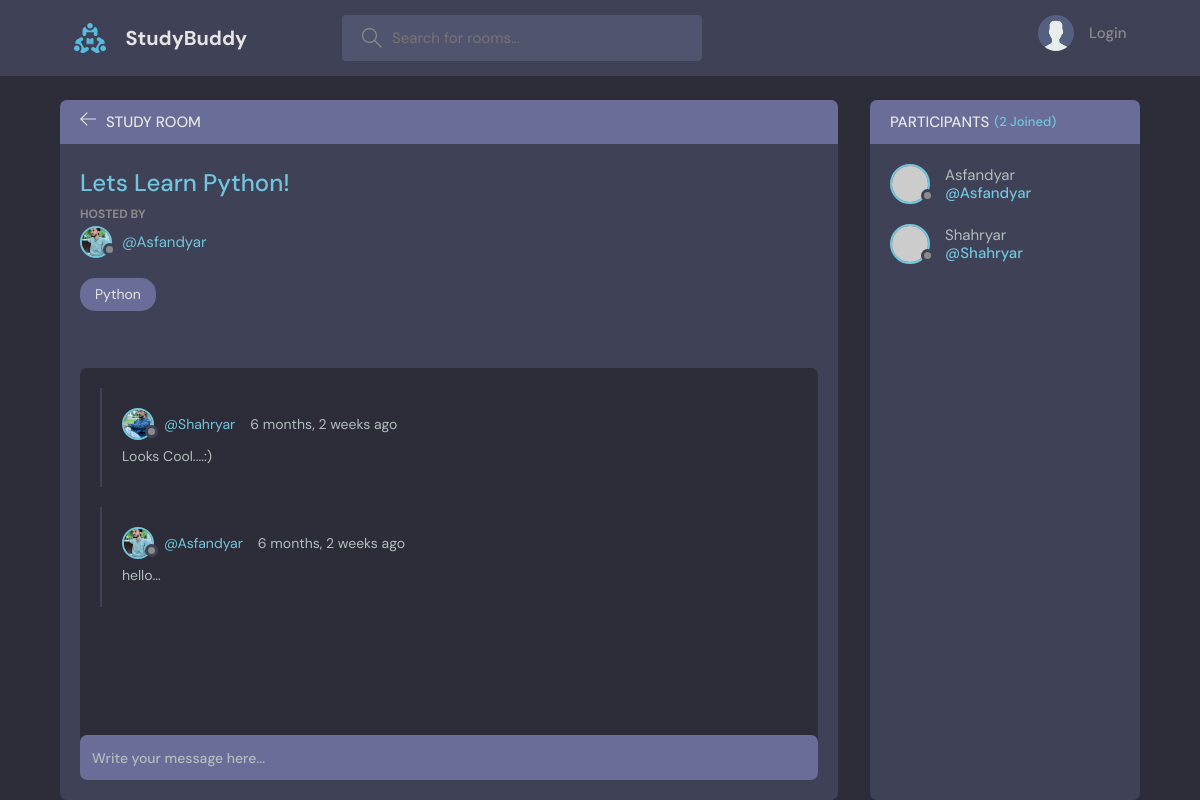
The app's page /room/1/, older data.
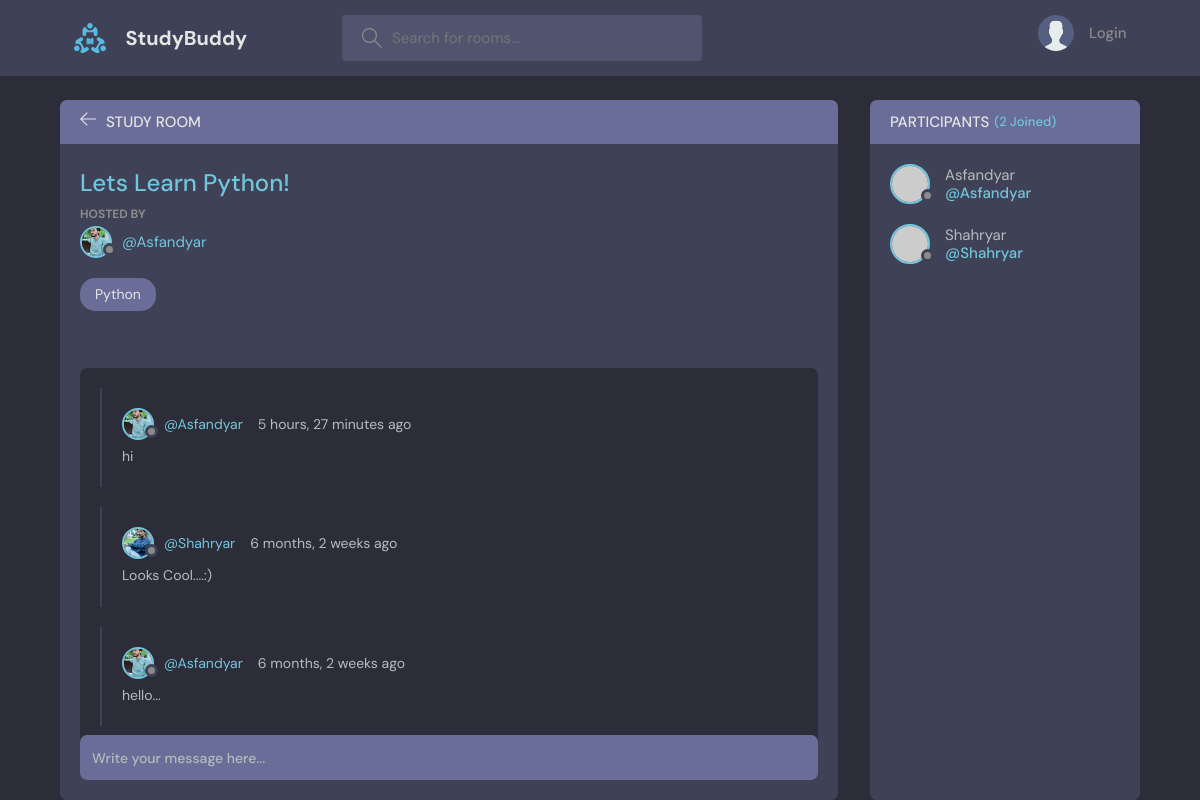
The same page, newer data.
### base/models.py (models this page shows, shortened)
class Message(models.Model):
    user = models.ForeignKey(User, on_delete=models.CASCADE)
    room = models.ForeignKey(Room, on_delete=models.CASCADE)
    body = models.TextField()
    updated = models.DateTimeField(auto_now=True)
    created = models.DateTimeField(auto_now_add=True)
    class Meta:
        ordering = ['-updated', '-created']

class User(AbstractUser):
    name = models.CharField(max_length=100, null=True)
    email = models.EmailField(unique=True, null=True)
    bio = models.TextField(null=True)
    avatar = models.ImageField(null=True, default='avatar.svg')
    USERNAME_FIELD = 'email'
    REQUIRED_FIELDS = []

### base/views.py (the view, shortened to what this page needs)
# urls.py: path('room/<str:pk>/', views.room, name='room'),
def room(request, pk):
    room = Room.objects.get(id=pk)
    room_messages = room.message_set.all()
    participants = room.participants.all()
    context = {'room':room, 'room_messages':room_messages, 'participants':participants}
    return render(request, 'base/room.html', context=context)

### base/models.py (called while the page is built)
    def __str__(self):
        return self.name

### base/templates/base/room.html (shortened to what this page needs)
{% extends 'main.html' %}
{% block content %}
    <main class="profile-page layout layout--2">
      <div class="container">
        <div class="room">
          <div class="room__top">
            <div class="room__topLeft">
              <a href="{% url 'home' %}">
                <svg version="1.1" xmlns="http://www.w3.org/2000/svg" width="32" height="32" viewBox="0 0 32 32">
                  <title>arrow-left</title>
                  <path
                    d="M13.723 2.286l-13.723 13.714 13.719 13.714 1.616-1.611-10.96-10.96h27.625v-2.286h-27.625l10.965-10.965-1.616-1.607z"
                  ></path>
                </svg>
              </a>
              <h3>Study Room</h3>
            </div>
          </div>
          <div class="room__box scroll">
            <div class="room__header scroll">
              <div class="room__info">
                <h3>{{ room.name }}</h3>
              </div>
              <div class="room__hosted">
                <p>Hosted By</p>
                <a href="{% url 'user_profile' room.host.id %}" class="room__author">
                  <div class="avatar avatar--small">
                    <img src="{{ room.host.avatar.url }}" />
                  </div>
                  <span>@{{ room.host.username }}</span>
                </a>
              </div>
              <span class="room__topics">{{ room.topic }}</span>
            </div>
            <div class="room__conversation">
              <div class="threads scroll">
                {% for message in room_messages %}
                <div class="thread">
                  <div class="thread__top">
                    <div class="thread__author">
                      <a href="{% url 'user_profile' message.user.id %}" class="thread__authorInfo">
                        <div class="avatar avatar--small">
                          <img src="{{ message.user.avatar.url }}" />
                        </div>
                        <span>@{{ message.user.username }}</span>
                      </a>
                      <span class="thread__date">{{ message.created | timesince }} ago</span>
                    </div>
                  </div>
                  <div class="thread__details">
                  {{ message.body }}
                  </div>
                </div>
                {% endfor %}
              </div>
            </div>
          </div>
          <div class="room__message">
            <form action="" method="post">
              <input name="body" placeholder="Write your message here..." /></form>
          </div>
        </div>
        <div class="participants">
          <h3 class="participants__top">Participants <span>({{ participants.count}} Joined)</span></h3>
          <div class="participants__list scroll">
            {% for user in participants %}
            <a href="profile.html" class="participant">
              <div class="avatar avatar--medium">
                <img src="https://randomuser.me/api/portraits/men/37.jpg" />
              </div>
              <p>
                {{ user.username }}
                <span>@{{ user.username }}</span>
              </p>
            </a>
            {% endfor %}
          </div>
        </div>
      </div>
    </main>
  {% endblock content %}

Row changes from the older to the newer data that the page shows:
added Message: user.avatar (picture), user.username "Asfandyar", created "5 hours, 27 minutes", body "hi"
